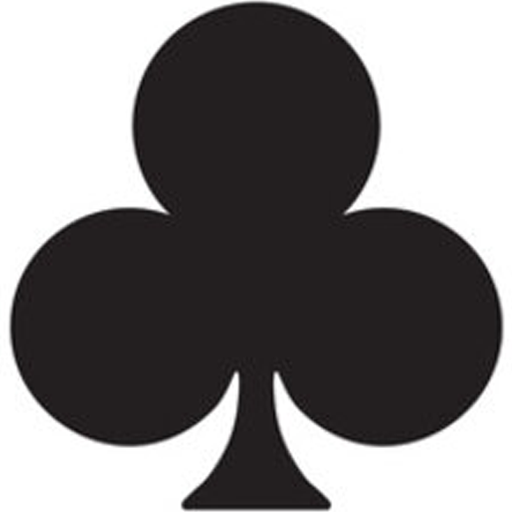
#> input picture make_cards/Club.png, 512 x 512 px; its folder holds 4 pictures in this run
$ python make_cards.py
#> lines starting #> are read from the running program, lines starting #| are printed output that depends on the picture; after the words box and inside, x2 and y2 are one past the last pixel; in counts of white or black regions, pixels touching at a corner belong together
from PIL import Image, ImageOps, ImageDraw, ImageFont
import os

CARDS_DIR = os.path.join('..', 'Assets', 'Resources')

BORDER_WIDTH = 10
WIDTH = 1280
HEIGHT = 2048

def save(img, filename, ext='PNG'):
    b = Image.new('RGBA', (2048, 2048), (0,0,0,0))
    b.paste(img, (1024 - WIDTH//2, 0))
    b.save(filename, ext)

def card_base():
    base_img = Image.new("RGB", (WIDTH - 2 * BORDER_WIDTH, HEIGHT - 2 * BORDER_WIDTH), (255, 255, 255))
    base_img = ImageOps.expand(base_img, border=BORDER_WIDTH)
    return base_img

def make_suit_img(suit, scale=1.5):
#> called with suit = 'Club', scale = 1.5
    suit_img = Image.open(f'{suit}.png').convert()
#> suit_img is the input picture: PIL image 512x512 RGBA; mean R, G, B, A 128.6, 126.3, 126.9, 255
    sw, sh = suit_img.size
#> sw = 512; sh = 512
    return Image.blend(Image.new('RGBA', suit_img.size), suit_img, 1).resize((round(sw*scale), round(sh*scale)))

SUITS = ('Club', 'Diamond', 'Heart', 'Spade')
def load_suits():
    suits = {suit: make_suit_img(suit) for suit in SUITS}
#> call 2 of make_suit_img, with suit = 'Diamond', scale = 1.5
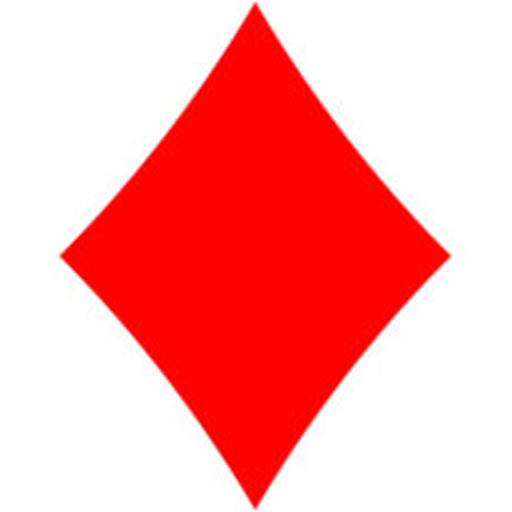
#> input picture make_cards/Diamond.png, 512 x 512 px
#> in make_suit_img, suit_img is the input picture: PIL image 512x512 RGBA; mean R, G, B, A 254.1, 166.7, 166.6, 255
#> call 3 of make_suit_img, with suit = 'Heart', scale = 1.5
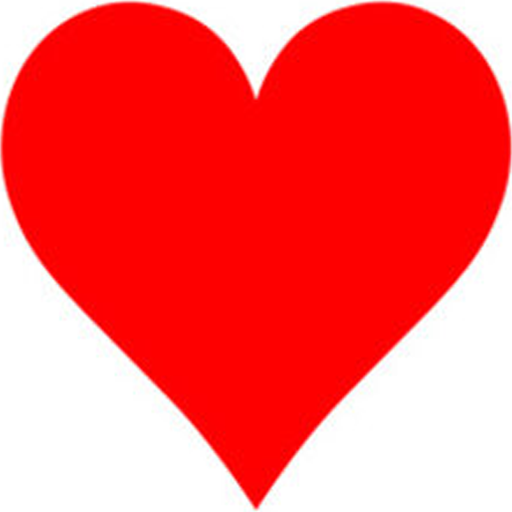
#> input picture make_cards/Heart.png, 512 x 512 px
#> in make_suit_img, suit_img is the input picture: PIL image 512x512 RGBA; mean R, G, B, A 253.7, 93.4, 93.4, 255
#> call 4 of make_suit_img, with suit = 'Spade', scale = 1.5
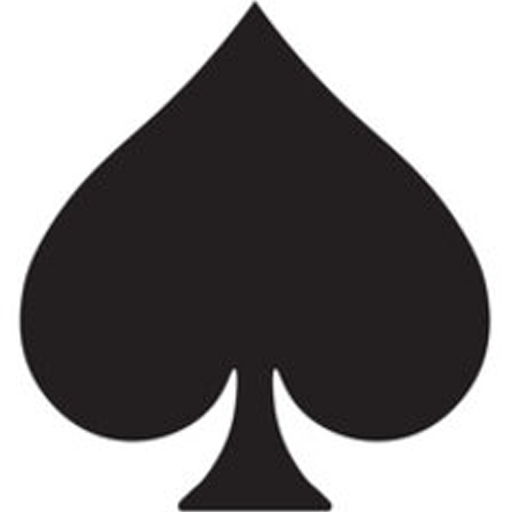
#> input picture make_cards/Spade.png, 512 x 512 px
#> in make_suit_img, suit_img is the input picture: PIL image 512x512 RGBA; mean R, G, B, A 134.9, 132.8, 133.3, 255
#> suits = 4 items
    for suit_img in suits.values():
        suit_img.load()
#> this loop made 4 passes

    return suits


def main():
    suits = load_suits()
#> suits = 4 items

    card_vals = ['A', 'J', 'Q', 'K'] + [_ for _ in range(6, 11)]
    val_map = {'A': '01', 'J': '11', 'Q': '12', 'K': '13'} | {_: f'{_:02d}' for _ in range(6, 11)}

    font = ImageFont.truetype("Amagro.ttf", 800)

    for suit, suit_img in suits.items():
        for card_val in card_vals:
            img = card_base()
            img_draw = ImageDraw.Draw(img)

            img_draw.text((50, 100), str(card_val), font=font, fill=(0,0,0))

            mx, my = (-150, -50)
            if suit == 'Heart':
                mx = -175
            img.paste(suit_img, (WIDTH//2+mx,HEIGHT//2+my))

            save(img, os.path.join(CARDS_DIR, f'{suit}{val_map[card_val]}.png'))
#> this loop made 4 passes
#> suit on passes 1 to 4: 'Club', 'Diamond', 'Heart', 'Spade'
#> pass 1, in card_base, `base_img = ImageOps.expand(base_img, border=BORDER_WIDTH)`:
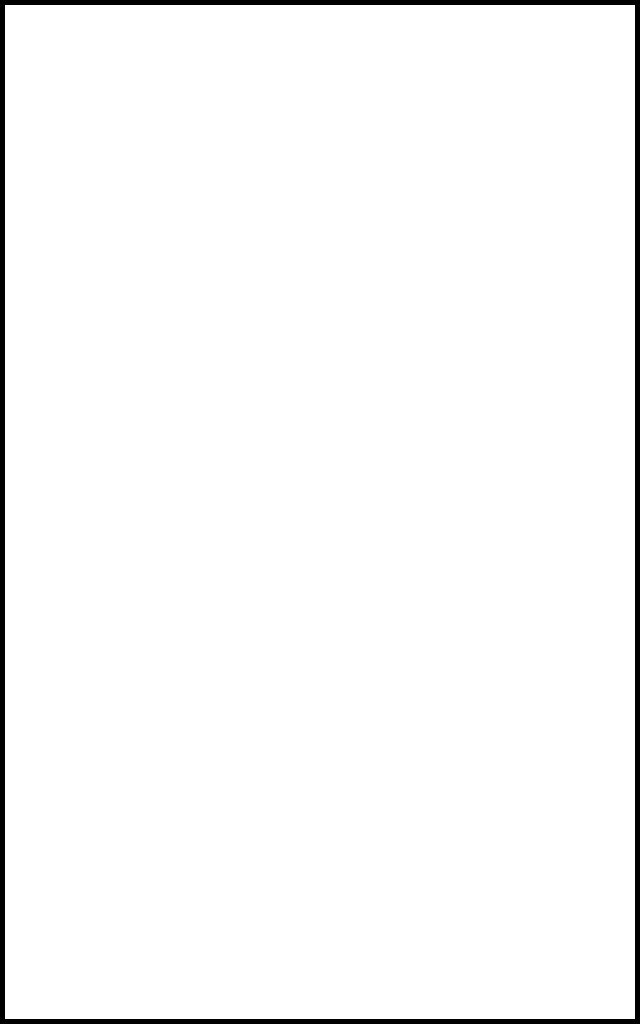
#> base_img: PIL image 1280x2048 RGB (shown at 1/2 size); 97.5% white; 1 black region, box (x1, y1, x2, y2) and area: (0, 0, 1280, 2048) 66160
#> pass 1, in save, `b.save(filename, ext)`:
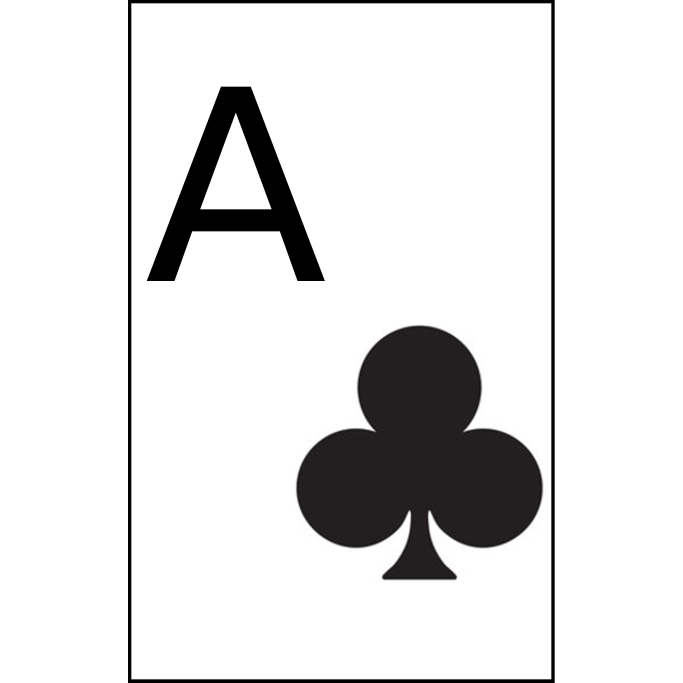
#> saved as Club01.png: PIL image 2048x2048 RGBA (shown at 1/3 size); mean R, G, B, A 131.3, 131, 131, 159.4; transparent parts drawn white
#> after the loop:
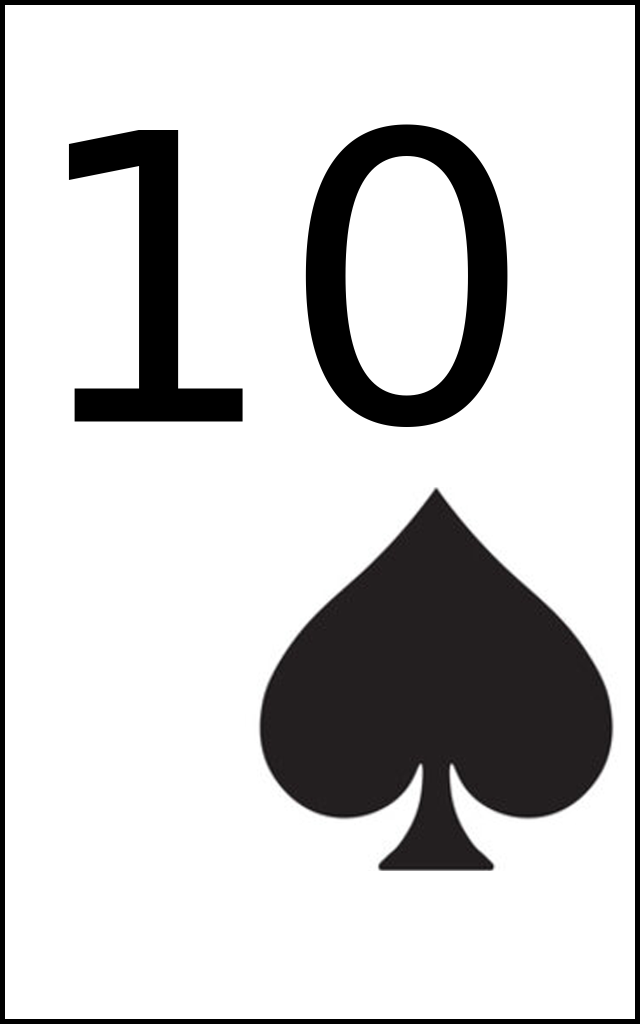
#> img: PIL image 1280x2048 RGB (shown at 1/2 size); mean R, G, B 204.4, 203.9, 204

if __name__ == '__main__':
    main()
